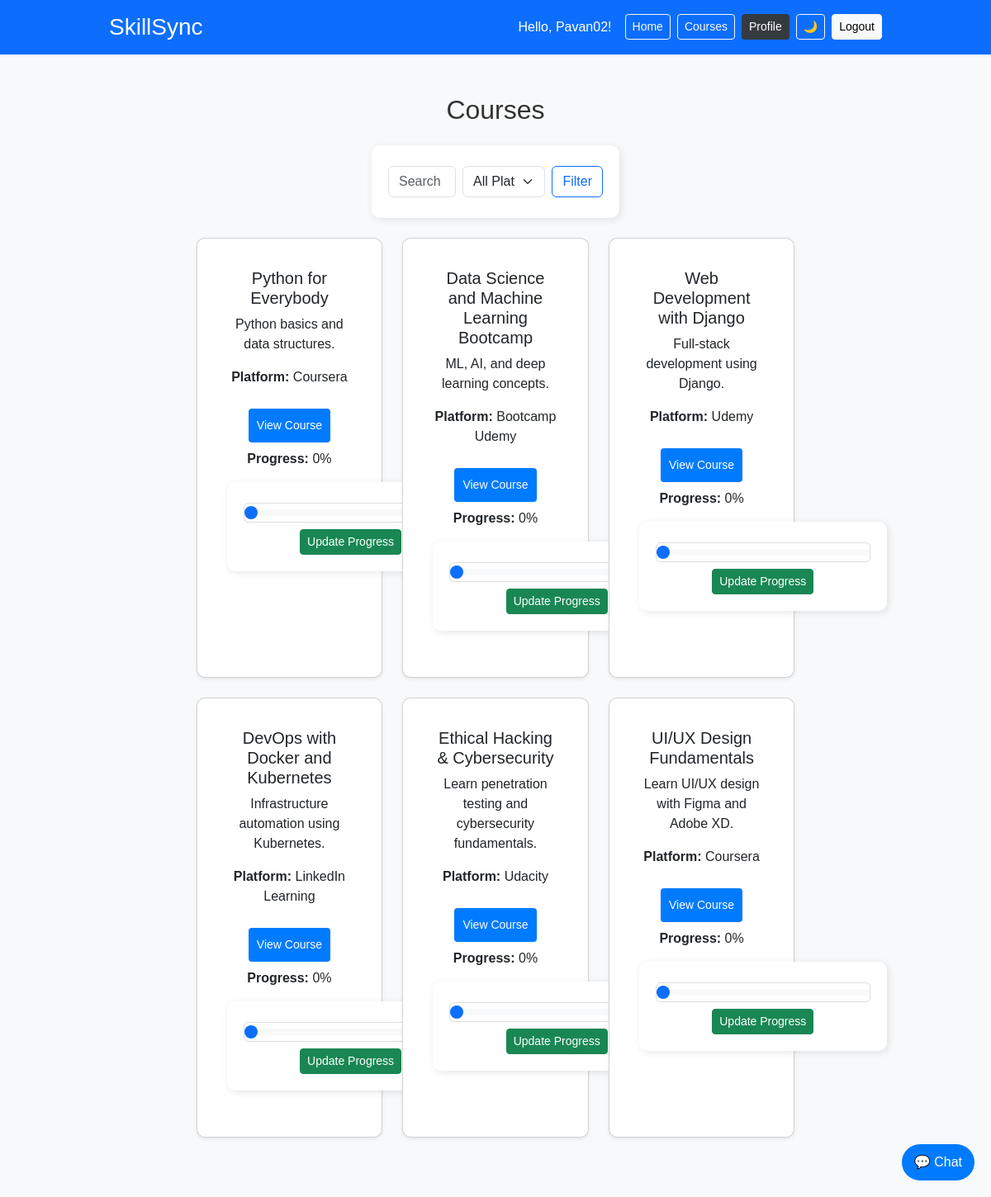
The app's page /courses/ (signed in) with its own data.
### core/models.py (models this page shows, shortened)
class Course(models.Model):
    title = models.CharField(max_length=255)
    description = models.TextField()
    platform = models.CharField(max_length=100)
    url = models.URLField()
    progress = models.IntegerField(default=0)  # New field for progress tracking

### core/views.py (the view)
# urls.py: path('courses/', views.course_list, name='course_list'),
@login_required
def course_list(request):
    user = request.user
    courses = Course.objects.all()
    query = request.GET.get('search')
    if query:
        courses = courses.filter(title__icontains=query)
    platform = request.GET.get('platform')
    if platform and platform != 'All':
        courses = courses.filter(platform__iexact=platform)
    course_progress_map = {}
    completed_courses = []
    for course in courses:
        progress_entry, _ = CourseProgress.objects.get_or_create(user=user, course=course)
        course_progress_map[course.id] = progress_entry.progress
        if progress_entry.progress == 100:
            completed_courses.append(course.id)
    platforms = Course.objects.values_list('platform', flat=True).distinct()
    return render(request, 'core/courses.html', {
        'courses': courses,
        'course_progress_map': course_progress_map,
        'completed_courses': completed_courses,
        'platforms': platforms,
    })

### core/templatetags/custom_filters.py (called while the page is built)
@register.filter
def dict_key(d, key):
    if isinstance(d, dict):
        return d.get(key, 0)
    return 0

### core/templates/core/courses.html (shortened to what this page needs)
{% extends 'core/base.html' %}
{% load static %}
{% load custom_filters %}
{% block content %}
<div class="container mt-5">
    <h2 class="text-center mb-4">Courses</h2>
    <form method="get" class="d-flex justify-content-between align-items-center mb-4">
        <input type="text" name="search" placeholder="Search by title..." class="form-control me-2" value="{{ request.GET.search }}">
        <select name="platform" class="form-select me-2" style="max-width: 200px;">
            <option value="All">All Platforms</option>
        </select>
        <button type="submit" class="btn btn-outline-primary">Filter</button>
    </form>
    <div class="row">
        {% for course in courses %}
        <div class="col-md-4 mb-4">
            <div class="card h-100 text-center shadow-sm">
                <div class="card-body">
                    <h5 class="card-title">{{ course.title }}</h5>
                    <p class="card-text">{{ course.description }}</p>
                    <p><strong>Platform:</strong> {{ course.platform }}</p>
                    <a href="{{ course.url }}" class="btn btn-primary btn-sm mb-2" target="_blank">View Course</a>
                    <p><strong>Progress:</strong> {{ course_progress_map|dict_key:course.id }}%</p>
                    <form method="POST" action="{% url 'update_progress' course.id %}">
                        <input type="range" name="progress" min="0" max="100"
                               value="{{ course_progress_map|dict_key:course.id }}"
                               class="form-range mb-2">
                        <button type="submit" class="btn btn-success btn-sm">Update Progress</button>
                    </form>
                </div>
            </div>
        </div>
        {% empty %}
        <p>No courses match your search or filter.</p>
        {% endfor %}
    </div>
</div>
{% endblock %}

### core/templates/core/base.html (shortened to what this page needs)
{% load static %}
<!DOCTYPE html>
<html lang="en">
<head>
    <link href="https://cdn.jsdelivr.net/npm/bootstrap@5.3.0/dist/css/bootstrap.min.css" rel="stylesheet">
    <link rel="stylesheet" href="{% static 'core/styles.css' %}">
</head>
<body>
    <header class="bg-primary text-white py-3 mb-4">
        <div class="container d-flex justify-content-between align-items-center">
            <h1 class="h3 m-0">SkillSync</h1>
            <nav class="d-flex align-items-center">
                {% if user.is_authenticated %}
                    <span class="me-3">Hello, {{ user.username }}!</span>
                    <a href="{% url 'home' %}" class="btn btn-outline-light btn-sm me-2">Home</a>
                    <a href="{% url 'course_list' %}" class="btn btn-outline-light btn-sm me-2">Courses</a>
                    <a href="{% url 'profile' %}" class="btn profile-btn btn-sm me-2">Profile</a>
                    <button id="darkModeToggle" class="btn btn-outline-light btn-sm me-2">🌙</button>
                    <a href="{% url 'logout' %}" class="btn btn-light btn-sm">Logout</a>
                {% else %}
                    <a href="{% url 'home' %}" class="btn btn-outline-light btn-sm me-2">Home</a>
                    <a href="{% url 'login' %}" class="btn btn-outline-light btn-sm me-2">Login</a>
                    <a href="{% url 'signup' %}" class="btn btn-light btn-sm">Sign Up</a>
                {% endif %}
            </nav>
        </div>
    </header>
    <main class="container mb-5">
        {% block content %}{% endblock %}
    </main>
    <div id="chatbot-container">
        <button id="chatbot-toggle">💬 Chat</button>
    </div>
</body>
</html>

### static/core/styles.css (style rules this page uses)
body { background-color: #f8f9fa; font-family: Arial, sans-serif; margin: 0; padding: 0; }
.container { width: 80%; margin: auto; text-align: center; }
h2 { color: #333; margin-bottom: 20px; }
.card { border-radius: 10px; box-shadow: 2px 2px 10px rgba(0, 0, 0, 0.1); padding: 20px; margin-bottom: 20px; background: white; }
.btn-primary { background-color: #007bff; border: none; padding: 10px; color: white; text-decoration: none; display: inline-block; margin-top: 10px; }
form { width: 300px; margin: auto; background: white; padding: 20px; border-radius: 10px; box-shadow: 2px 2px 10px rgba(0, 0, 0, 0.1); }
input { width: 100%; padding: 8px; margin: 5px 0; border: 1px solid #ddd; border-radius: 5px; }

### core/templates/core/base.html (style rules this page uses)
.profile-btn { background-color: #343a40; color: white; }
#chatbot-container { position: fixed; bottom: 20px; right: 20px; z-index: 9999; }
#chatbot-toggle { background-color: #007bff; color: white; border: none; padding: 10px 15px; border-radius: 50px; cursor: pointer; }

### records on screen
Course: title "Python for Everybody", description "Python basics and data structures.", platform "Coursera", id "0", progress "0"
Course: title "Data Science and Machine Learning Bootcamp", description "ML, AI, and deep learning concepts.", platform "Bootcamp Udemy", id "0", progress "0"
Course: title "Web Development with Django", description "Full-stack development using Django.", platform "Udemy", id "0", progress "0"
Course: title "DevOps with Docker and Kubernetes", description "Infrastructure automation using Kubernetes.", platform "LinkedIn Learning", id "0", progress "0"
Course: title "Ethical Hacking & Cybersecurity", description "Learn penetration testing and cybersecurity fundamentals.", platform "Udacity", id "0", progress "0"
Course: title "UI/UX Design Fundamentals", description "Learn UI/UX design with Figma and Adobe XD.", platform "Coursera", id "0", progress "0"

### other values on screen
{{ user.username }} "Pavan02"
